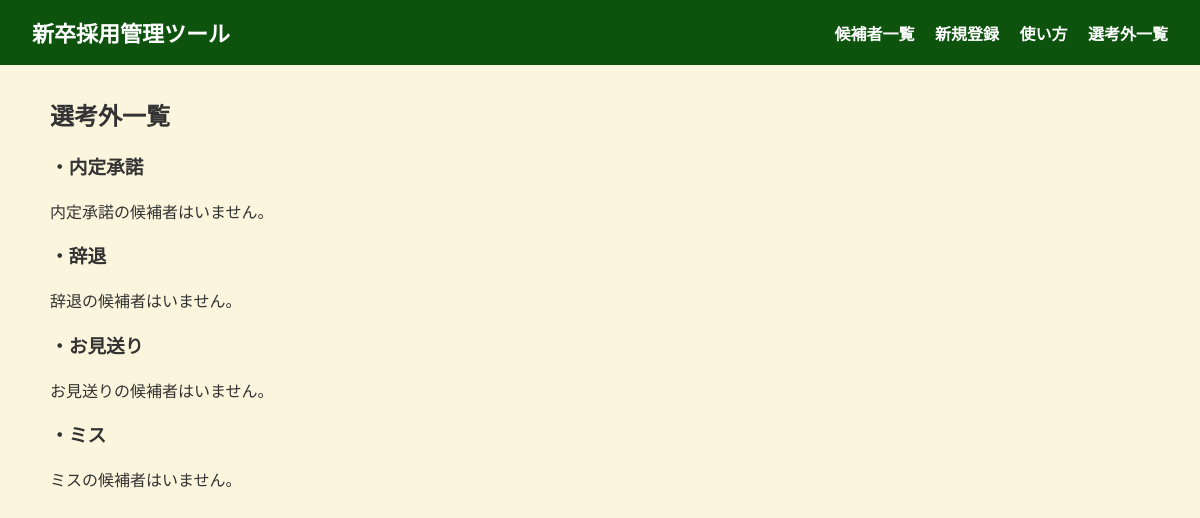
Page /addpage on the earlier database version.
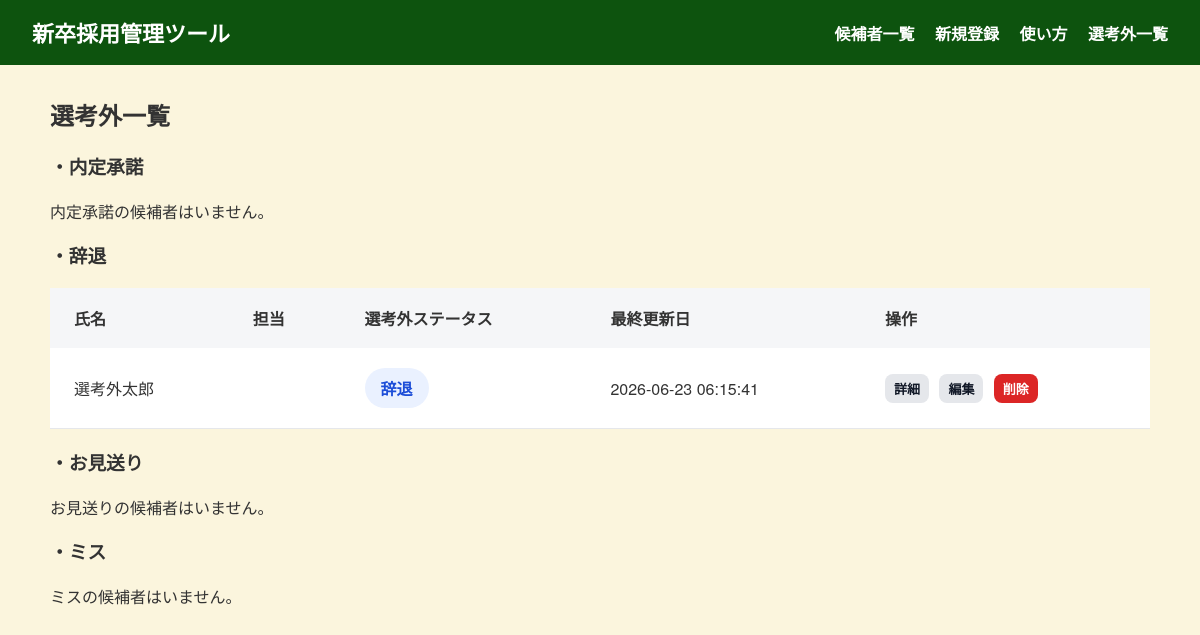
Same page on the later database version.
### tables this page shows
CREATE TABLE candidates (
    id INTEGER PRIMARY KEY AUTOINCREMENT,
    name TEXT NOT NULL,
    owner TEXT,
    profile_url TEXT,
    contact_status TEXT NOT NULL DEFAULT '未連絡',
    created_at TEXT NOT NULL DEFAULT CURRENT_TIMESTAMP,
    updated_at TEXT NOT NULL DEFAULT CURRENT_TIMESTAMP,
    last_updated_field TEXT DEFAULT '新規登録'
, contact_memo TEXT);

### app.py (the view)
@app.route("/addpage")
def addpage():
    conn = sqlite3.connect("recruit.db")
    conn.row_factory = sqlite3.Row
    cur = conn.cursor()
    cur.execute("""
        SELECT *
        FROM candidates
        WHERE contact_status = '内定承諾'
        ORDER BY updated_at DESC
    """)
    completed_candidates = cur.fetchall()
    cur.execute("""
        SELECT *
        FROM candidates
        WHERE contact_status = '辞退'
        ORDER BY updated_at DESC
    """)
    decline_candidates = cur.fetchall()
    cur.execute("""
        SELECT *
        FROM candidates
        WHERE contact_status = 'お見送り'
        ORDER BY updated_at DESC
    """)
    seeing_candidates = cur.fetchall()
    cur.execute("""
        SELECT *
        FROM candidates
        WHERE contact_status = 'ミス'
        ORDER BY updated_at DESC
    """)
    miss_candidates = cur.fetchall()
    conn.close()
    return render_template(
        "addpage.html",
        completed_candidates=completed_candidates,
        decline_candidates=decline_candidates,
        seeing_candidates=seeing_candidates,
        miss_candidates=miss_candidates
    )

### templates/addpage.html
{% extends "base.html" %}
{% block content %}
<link rel="stylesheet" href="{{ url_for('static', filename='css/addpage.css') }}">
<h2>選考外一覧</h2>
<h3>・内定承諾</h3>
{% if completed_candidates %}
<table class="candidate-table">
  <thead>
    <tr>
      <th>氏名</th>
      <th>担当</th>
      <th>連絡ステータス</th>
      <th>選考フェーズ</th>
      <th>操作</th>
    </tr>
  </thead>
  <tbody>
    {% for candidate in completed_candidates %}
    <tr>
  <td>{{ candidate.name }}</td>
  <td>{{ candidate.owner }}</td>
  <td>
    <span class="status-badge">
      {{ candidate.contact_status }}
    </span>
  </td>
  <td>{{ candidate.updated_at or "-" }}</td>
      <td>
        <a class="btn small" href="{{ url_for('detail_candidate', id=candidate.id) }}">詳細</a>
        <a class="btn small" href="{{ url_for('edit_candidate', id=candidate.id) }}">編集</a>
    <form class="inline-form" action="{{ url_for('delete_candidate', id=candidate.id) }}" method="POST">
      <button class="btn small danger" type="submit" onclick="return confirmDelete();">
        削除
      </button>
    </form>
  </td>
</tr>
    {% endfor %}
  </tbody>
</table>
{% else %}
  <p>内定承諾の候補者はいません。</p>
{% endif %}
<h3>・辞退</h3>
{% if decline_candidates %}
<table class="candidate-table">
  <thead>
    <tr>
      <th>氏名</th>
      <th>担当</th>
      <th>選考外ステータス</th>
      <th>最終更新日</th>
      <th>操作</th>
    </tr>
  </thead>
  <tbody>
    {% for candidate in decline_candidates %}
    <tr>
  <td>{{ candidate.name }}</td>
  <td>{{ candidate.owner }}</td>
  <td>
    <span class="status-badge">
      {{ candidate.contact_status }}
    </span>
  </td>
  <td>{{ candidate.updated_at or "-" }}</td>
  <td>
        <a class="btn small" href="{{ url_for('detail_candidate', id=candidate.id) }}">詳細</a>
        <a class="btn small" href="{{ url_for('edit_candidate', id=candidate.id) }}">編集</a>
    <form class="inline-form" action="{{ url_for('delete_candidate', id=candidate.id) }}" method="POST">
      <button class="btn small danger" type="submit" onclick="return confirmDelete();">
        削除
      </button>
    </form>
  </td>
</tr>
    {% endfor %}
  </tbody>
</table>
{% else %}
  <p>辞退の候補者はいません。</p>
{% endif %}
<h3>・お見送り</h3>
{% if seeing_candidates %}
<table class="candidate-table">
  <thead>
    <tr>
      <th>氏名</th>
      <th>担当</th>
      <th>選考外ステータス</th>
      <th>最終更新日</th>
      <th>操作</th>
    </tr>
  </thead>
  <tbody>
    {% for candidate in seeing_candidates %}
    <tr>
  <td>{{ candidate.name }}</td>
  <td>{{ candidate.owner }}</td>
  <td>
    <span class="status-badge">
      {{ candidate.contact_status }}
    </span>
  </td>
  <td>{{ candidate.updated_at or "-" }}</td>
  <td>
        <a class="btn small" href="{{ url_for('detail_candidate', id=candidate.id) }}">詳細</a>
        <a class="btn small" href="{{ url_for('edit_candidate', id=candidate.id) }}">編集</a>
    <form class="inline-form" action="{{ url_for('delete_candidate', id=candidate.id) }}" method="POST">
      <button class="btn small danger" type="submit" onclick="return confirmDelete();">
        削除
      </button>
    </form>
  </td>
</tr>
    {% endfor %}
  </tbody>
</table>
{% else %}
  <p>お見送りの候補者はいません。</p>
{% endif %}
<h3>・ミス</h3>
{% if miss_candidates %}
<table class="candidate-table">
  <thead>
    <tr>
      <th>氏名</th>
      <th>担当</th>
      <th>選考外ステータス</th>
      <th>最終更新日</th>
      <th>操作</th>
    </tr>
  </thead>
  <tbody>
    {% for candidate in miss_candidates %}
    <tr>
  <td>{{ candidate.name }}</td>
  <td>{{ candidate.owner }}</td>
  <td>
    <span class="status-badge">
      {{ candidate.contact_status }}
    </span>
  </td>
  <td>{{ candidate.updated_at or "-" }}</td>
  <td>
        <a class="btn small" href="{{ url_for('detail_candidate', id=candidate.id) }}">詳細</a>
        <a class="btn small" href="{{ url_for('edit_candidate', id=candidate.id) }}">編集</a>
    <form class="inline-form" action="{{ url_for('delete_candidate', id=candidate.id) }}" method="POST">
      <button class="btn small danger" type="submit" onclick="return confirmDelete();">
        削除
      </button>
    </form>
  </td>
</tr>
    {% endfor %}
  </tbody>
</table>
{% else %}
  <p>ミスの候補者はいません。</p>
{% endif %}
{% endblock %}

Differences in the rows shown:
added candidates: name "選考外太郎", contact_status "辞退", updated_at "2026-06-23 06:15:41"
Other differences:
text no longer shown: "辞退の候補者はいません。"
text now shown: "氏名 担当 選考外ステータス 最終更新日 操作"
